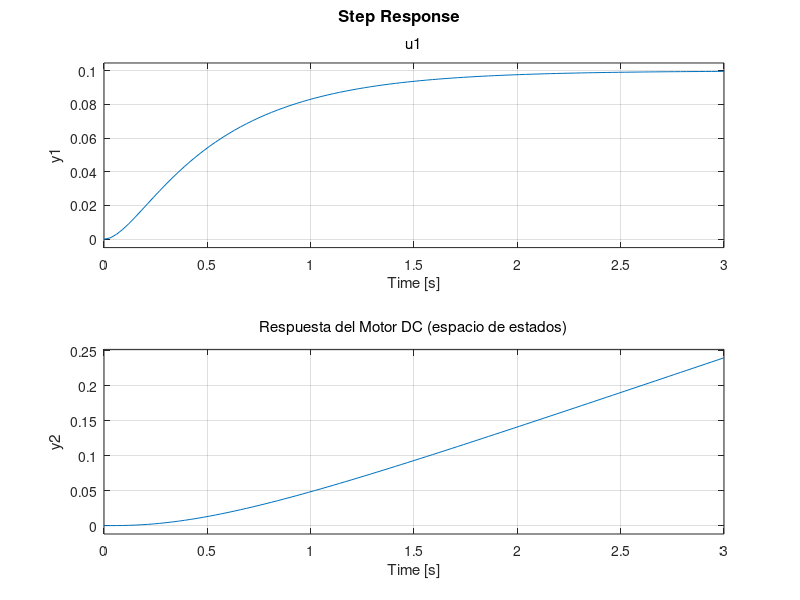

MATLAB code to generate this figure:

Ra = 1;   
La = 0.5;  
Ke = 0.01; 
Kt = 0.01; 
Jm = 0.01; 
b  = 0.1;  


A = [-Ra/La   -Ke/La   0;
      Kt/Jm   -b/Jm    0;
      0        1       0];


B = [1/La; 
     0; 
     0];


C = [0 1 0; 
     0 0 1];


D = [0; 
     0];


sys = ss(A,B,C,D);


sys


figure;
step(sys);
title('Respuesta del Motor DC (espacio de estados)');
